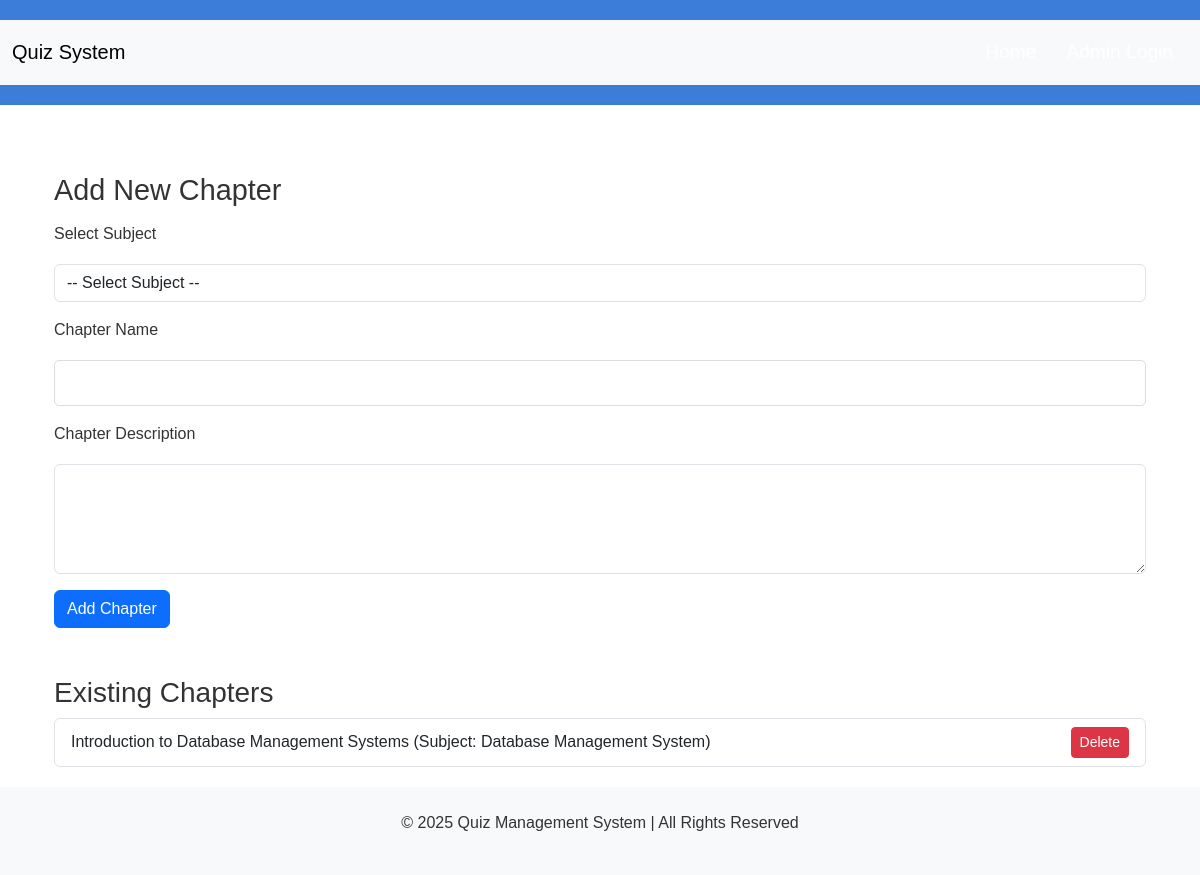
The app's page /admin/chapters (signed in), older data.
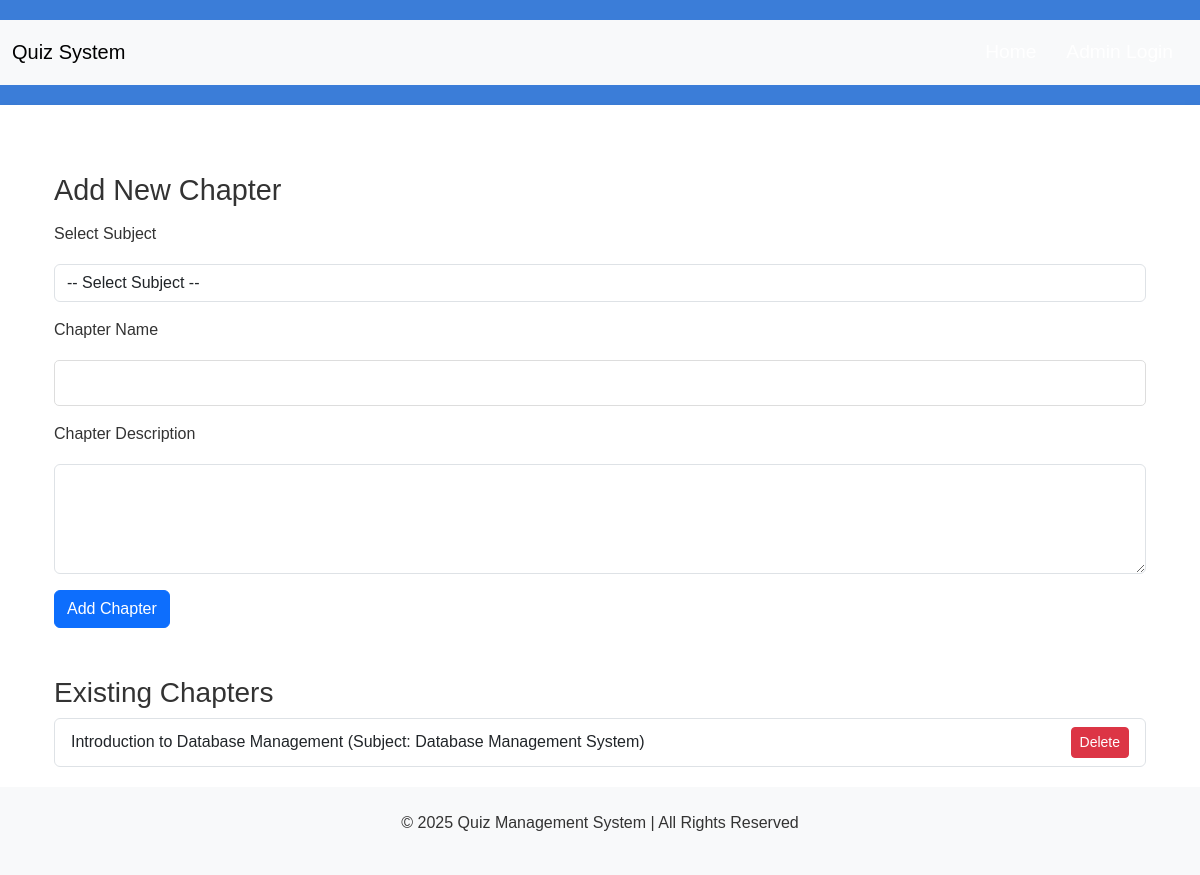
The same page, newer data.
### app.py (models this page shows)
class Chapter(db.Model):
    id = db.Column(db.Integer, primary_key=True)
    name = db.Column(db.String(100), nullable=False)
    description = db.Column(db.Text)
    subject_id = db.Column(db.Integer, db.ForeignKey('subject.id'), nullable=False)
    quizzes = db.relationship('Quiz', backref='chapter', lazy=True)

class Subject(db.Model):
    id = db.Column(db.Integer, primary_key=True)
    name = db.Column(db.String(100), nullable=False)
    description = db.Column(db.Text)
    chapters = db.relationship('Chapter', backref='subject', lazy=True)

### app.py (the view, shortened to what this page needs)
@app.route('/admin/chapters', methods=['GET', 'POST'])
@login_required
def manage_chapters():
    chapters = Chapter.query.all()
    subjects = Subject.query.all()
    return render_template('admin/add-chapter.html', chapters=chapters, subjects=subjects)

### app.py (called while the page is built)
@login_manager.user_loader
def load_user(user_id):
    return User.query.get(int(user_id))

### templates/admin/add-chapter.html (shortened to what this page needs)
{% extends 'base.html' %}
{% block content %}
<div class="container mt-5">
    <h2>Add New Chapter</h2>
    <form action="{{ url_for('manage_chapters') }}" method="POST">
        <div class="mb-3">
            <label for="subject_id" class="form-label">Select Subject</label>
            <select class="form-control" id="subject_id" name="subject_id" required>
                <option value="">-- Select Subject --</option>
            </select>
        </div>
        <div class="mb-3">
            <label for="name" class="form-label">Chapter Name</label>
            <input type="text" class="form-control" id="name" name="name" required>
        </div>
        <div class="mb-3">
            <label for="description" class="form-label">Chapter Description</label>
            <textarea class="form-control" id="description" name="description" rows="4" required></textarea>
        </div>
        <button type="submit" class="btn btn-primary">Add Chapter</button>
    </form>
    <h3 class="mt-5">Existing Chapters</h3>
    <ul class="list-group">
        {% for chapter in chapters %}
        <li class="list-group-item d-flex justify-content-between align-items-center">
            {{ chapter.name }} (Subject: {{ chapter.subject.name }})
            <a href="{{ url_for('delete_chapter', chapter_id=chapter.id) }}" class="btn btn-danger btn-sm">Delete</a>
        </li>
        {% endfor %}
    </ul>
</div>
{% endblock %}

### templates/base.html (shortened to what this page needs)
<!DOCTYPE html>
<html lang="en">
<head>
    <link href="https://cdn.jsdelivr.net/npm/bootstrap@5.3.0-alpha1/dist/css/bootstrap.min.css" rel="stylesheet">
    <link rel="stylesheet" href="static\css\style.css">
</head>
<body>
    <header>
        <nav class="navbar navbar-expand-lg navbar-light bg-light">
            <div class="container-fluid">
                <a class="navbar-brand" href="/">Quiz System</a>
                <div class="collapse navbar-collapse" id="navbarNav">
                    <ul class="navbar-nav ms-auto">
                        <li class="nav-item">
                            <a class="nav-link" href="/">Home</a>
                        </li>
                        <li class="nav-item">
                            <a class="nav-link" href="admin/login">Admin Login</a>
                        </li>
                    </ul>
                </div>
            </div>
        </nav>
    </header>
    <main>
        <div class="container">
            {% block content %}{% endblock %}
        </div>
    </main>
    <footer class="bg-light text-center py-4">
        <p>&copy; 2025 Quiz Management System | All Rights Reserved</p>
    </footer>
</body>
</html>

### static/css/style.css (style rules this page uses)
body { font-family: Arial, sans-serif; background-color: #f4f7fa; color: #333; }
header { background-color: #3b7dd8; color: #fff; padding: 20px 0; text-align: center; }
.navbar { background-color: #333; }
.navbar .navbar-nav .nav-link { color: #fff !important; font-size: 1.2em; padding: 10px 15px; }
.nav-link { color: #575757; text-decoration: none; }
main { background-color: #fff; padding: 20px; box-shadow: 0 4px 10px rgba(0, 0, 0, 0.1); }
main h2 { font-size: 1.8em; margin-bottom: 15px; }
input[type="text"], input[type="email"], input[type="password"], select, textarea { width: 100%; padding: 10px; margin: 10px 0; border: 1px solid #ddd; border-radius: 5px; font-size: 1em; }
input[type="submit"], button { background-color: #3b7dd8; color: white; border: none; padding: 12px 20px; border-radius: 5px; cursor: pointer; font-size: 1em; }

Row changes from the older to the newer data that the page shows:
removed Chapter: name "Introduction to Database Management Systems", subject.name "Database Management System"
added Chapter: name "Introduction to Database Management", subject.name "Database Management System"
